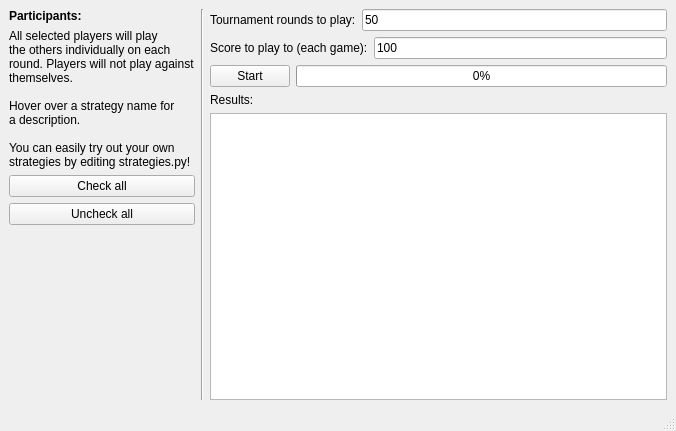
<?xml version="1.0" encoding="UTF-8"?>
<ui version="4.0">
 <class>MainWindow</class>
 <widget class="QMainWindow" name="MainWindow">
  <property name="geometry">
   <rect>
    <x>0</x>
    <y>0</y>
    <width>676</width>
    <height>431</height>
   </rect>
  </property>
  <property name="windowTitle">
   <string>Pass the Pigs strategy tournament simulator</string>
  </property>
  <widget class="QWidget" name="centralwidget">
   <layout class="QGridLayout" name="gridLayout">
    <item row="0" column="0">
     <layout class="QHBoxLayout" name="horizontalLayout_4">
      <item>
       <layout class="QVBoxLayout" name="verticalLayout">
        <item>
         <widget class="QLabel" name="label_3">
          <property name="maximumSize">
           <size>
            <width>16777215</width>
            <height>423</height>
           </size>
          </property>
          <property name="text">
           <string>&lt;html&gt;&lt;head/&gt;&lt;body&gt;&lt;p&gt;&lt;span style=&quot; font-weight:600;&quot;&gt;Participants:&lt;/span&gt;&lt;/p&gt;&lt;/body&gt;&lt;/html&gt;</string>
          </property>
         </widget>
        </item>
        <item>
         <layout class="QVBoxLayout" name="participants_verticalLayout"/>
        </item>
        <item>
         <widget class="QLabel" name="label_4">
          <property name="text">
           <string>&lt;html&gt;&lt;head/&gt;&lt;body&gt;&lt;p&gt;All selected players will play&lt;br/&gt;the others individually on each&lt;br/&gt;round. Players will not play against&lt;br/&gt;themselves.&lt;br/&gt;&lt;br/&gt;Hover over a strategy name for&lt;br/&gt;a description.&lt;br/&gt;&lt;br/&gt;You can easily try out your own&lt;br/&gt;strategies by editing strategies.py!&lt;/p&gt;&lt;/body&gt;&lt;/html&gt;</string>
          </property>
         </widget>
        </item>
        <item>
         <widget class="QPushButton" name="checkall_pushButton">
          <property name="text">
           <string>Check all</string>
          </property>
         </widget>
        </item>
        <item>
         <widget class="QPushButton" name="uncheckall_pushButton">
          <property name="text">
           <string>Uncheck all</string>
          </property>
         </widget>
        </item>
        <item>
         <spacer name="verticalSpacer">
          <property name="orientation">
           <enum>Qt::Vertical</enum>
          </property>
          <property name="sizeHint" stdset="0">
           <size>
            <width>20</width>
            <height>40</height>
           </size>
          </property>
         </spacer>
        </item>
       </layout>
      </item>
      <item>
       <widget class="Line" name="line">
        <property name="orientation">
         <enum>Qt::Vertical</enum>
        </property>
       </widget>
      </item>
      <item>
       <layout class="QVBoxLayout" name="verticalLayout_2">
        <item>
         <layout class="QHBoxLayout" name="horizontalLayout">
          <item>
           <widget class="QLabel" name="label">
            <property name="text">
             <string>Tournament rounds to play:</string>
            </property>
           </widget>
          </item>
          <item>
           <widget class="QLineEdit" name="rounds_lineEdit">
            <property name="text">
             <string>50</string>
            </property>
           </widget>
          </item>
         </layout>
        </item>
        <item>
         <layout class="QHBoxLayout" name="horizontalLayout_2">
          <item>
           <widget class="QLabel" name="label_2">
            <property name="text">
             <string>Score to play to (each game):</string>
            </property>
           </widget>
          </item>
          <item>
           <widget class="QLineEdit" name="score_lineEdit">
            <property name="text">
             <string>100</string>
            </property>
           </widget>
          </item>
         </layout>
        </item>
        <item>
         <layout class="QHBoxLayout" name="horizontalLayout_3">
          <item alignment="Qt::AlignLeft">
           <widget class="QPushButton" name="startButton">
            <property name="text">
             <string>Start</string>
            </property>
           </widget>
          </item>
          <item>
           <widget class="QProgressBar" name="progressBar">
            <property name="value">
             <number>0</number>
            </property>
           </widget>
          </item>
         </layout>
        </item>
        <item>
         <widget class="QLabel" name="label_5">
          <property name="text">
           <string>Results:</string>
          </property>
         </widget>
        </item>
        <item>
         <widget class="QPlainTextEdit" name="output_plainTextEdit">
          <property name="readOnly">
           <bool>true</bool>
          </property>
         </widget>
        </item>
       </layout>
      </item>
     </layout>
    </item>
   </layout>
  </widget>
  <widget class="QMenuBar" name="menubar">
   <property name="geometry">
    <rect>
     <x>0</x>
     <y>0</y>
     <width>676</width>
     <height>21</height>
    </rect>
   </property>
  </widget>
  <widget class="QStatusBar" name="statusbar"/>
  <action name="actionAbout">
   <property name="text">
    <string>About</string>
   </property>
  </action>
 </widget>
 <resources/>
 <connections/>
</ui>
